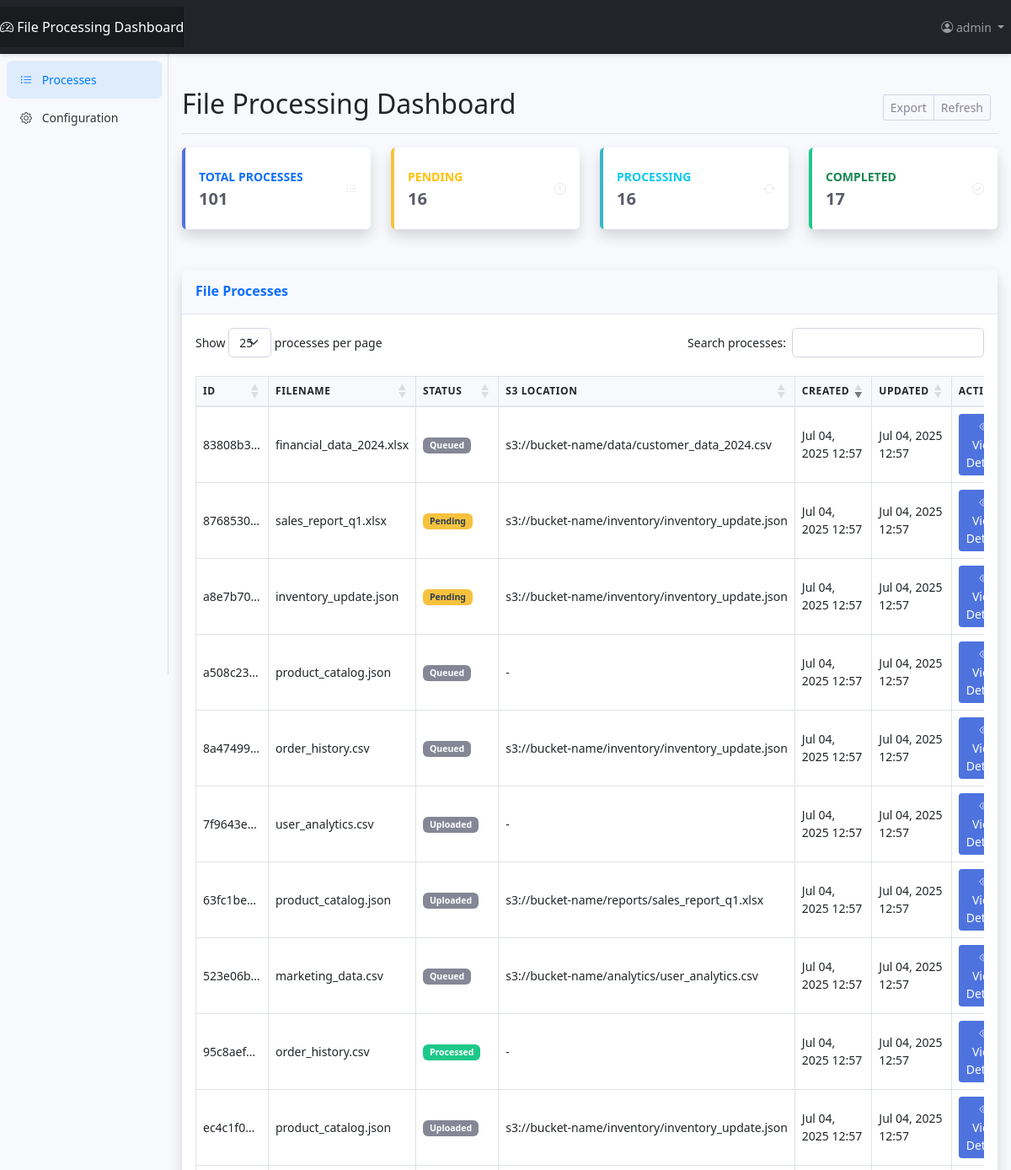
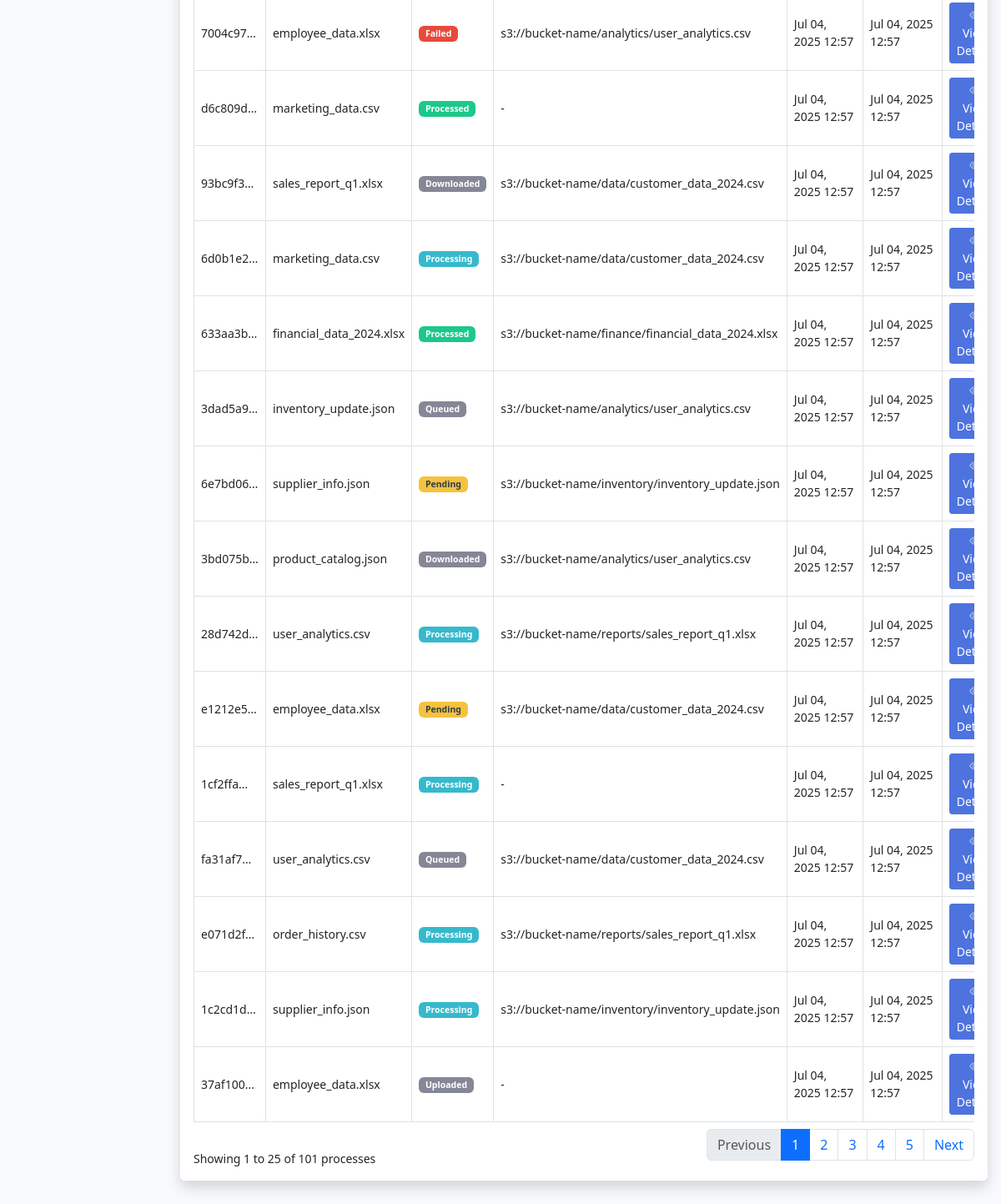
The page /dashboard/ (signed in) on the database its author committed (2 pictures, top to bottom).
### core/models.py (models this page shows, shortened)
class FileProcess(models.Model):
    STATUS_CHOICES = [
        ('Pending', 'Pending'),
        ('Downloaded', 'Downloaded'),
        ('Uploaded', 'Uploaded'),
        ('Queued', 'Queued'),
        ('Processing', 'Processing'),
        ('Processed', 'Processed'),
        ('Failed', 'Failed'),
    ]
    unique_id = models.UUIDField(primary_key=True, default=uuid.uuid4, editable=False)
    filename = models.CharField(max_length=255)
    s3_location = models.CharField(max_length=500, null=True, blank=True)
    status = models.CharField(max_length=20, choices=STATUS_CHOICES, default='Pending')
    created_at = models.DateTimeField(auto_now_add=True)
    updated_at = models.DateTimeField(auto_now=True)
    class Meta:
        db_table = 'file_processes'
        verbose_name = 'File Process'
        verbose_name_plural = 'File Processes'
        ordering = ['-created_at']

### core/views.py (the view)
# urls.py: path('', views.dashboard_home, name='dashboard_home'),
@login_required
def dashboard_home(request):
    total_processes = FileProcess.objects.count()
    pending_processes = FileProcess.objects.filter(status='Pending').count()
    processing_processes = FileProcess.objects.filter(status='Processing').count()
    completed_processes = FileProcess.objects.filter(status='Processed').count()
    failed_processes = FileProcess.objects.filter(status='Failed').count()
    file_processes = FileProcess.objects.all().order_by('-created_at')
    context = {
        'total_processes': total_processes,
        'pending_processes': pending_processes,
        'processing_processes': processing_processes,
        'completed_processes': completed_processes,
        'failed_processes': failed_processes,
        'file_processes': file_processes,
    }
    return render(request, 'core/dashboard.html', context)

### core/templates/core/dashboard.html (shortened to what this page needs)
{% extends 'core/base.html' %}
{% load static %}
{% block extra_css %}
<link href="{% static 'core/css/dashboard.css' %}" rel="stylesheet">
{% endblock %}
{% block content %}
<div class="d-flex justify-content-between flex-wrap flex-md-nowrap align-items-center pt-3 pb-2 mb-3 border-bottom">
    <h1 class="h2">File Processing Dashboard</h1>
    <div class="btn-toolbar mb-2 mb-md-0">
        <div class="btn-group me-2">
            <button type="button" class="btn btn-sm btn-outline-secondary">Export</button>
            <button type="button" class="btn btn-sm btn-outline-secondary">Refresh</button>
        </div>
    </div>
</div>
<div class="row mb-4">
    <div class="col-xl-3 col-md-6 mb-4">
        <div class="card border-left-primary shadow h-100 py-2">
            <div class="card-body">
                <div class="row no-gutters align-items-center">
                    <div class="col mr-2">
                        <div class="text-xs font-weight-bold text-primary text-uppercase mb-1">
                            Total Processes</div>
                        <div class="h5 mb-0 font-weight-bold text-gray-800">{{ total_processes }}</div>
                    </div>
                    <div class="col-auto">
                        <i class="bi bi-list-ul fa-2x text-gray-300"></i>
                    </div>
                </div>
            </div>
        </div>
    </div>
    <div class="col-xl-3 col-md-6 mb-4">
        <div class="card border-left-warning shadow h-100 py-2">
            <div class="card-body">
                <div class="row no-gutters align-items-center">
                    <div class="col mr-2">
                        <div class="text-xs font-weight-bold text-warning text-uppercase mb-1">
                            Pending</div>
                        <div class="h5 mb-0 font-weight-bold text-gray-800">{{ pending_processes }}</div>
                    </div>
                    <div class="col-auto">
                        <i class="bi bi-clock fa-2x text-gray-300"></i>
                    </div>
                </div>
            </div>
        </div>
    </div>
    <div class="col-xl-3 col-md-6 mb-4">
        <div class="card border-left-info shadow h-100 py-2">
            <div class="card-body">
                <div class="row no-gutters align-items-center">
                    <div class="col mr-2">
                        <div class="text-xs font-weight-bold text-info text-uppercase mb-1">
                            Processing</div>
                        <div class="h5 mb-0 font-weight-bold text-gray-800">{{ processing_processes }}</div>
                    </div>
                    <div class="col-auto">
                        <i class="bi bi-arrow-repeat fa-2x text-gray-300"></i>
                    </div>
                </div>
            </div>
        </div>
    </div>
    <div class="col-xl-3 col-md-6 mb-4">
        <div class="card border-left-success shadow h-100 py-2">
            <div class="card-body">
                <div class="row no-gutters align-items-center">
                    <div class="col mr-2">
                        <div class="text-xs font-weight-bold text-success text-uppercase mb-1">
                            Completed</div>
                        <div class="h5 mb-0 font-weight-bold text-gray-800">{{ completed_processes }}</div>
                    </div>
                    <div class="col-auto">
                        <i class="bi bi-check-circle fa-2x text-gray-300"></i>
                    </div>
                </div>
            </div>
        </div>
    </div>
</div>
<div class="card shadow mb-4">
    <div class="card-header py-3">
        <h6 class="m-0 font-weight-bold text-primary">File Processes</h6>
    </div>
    <div class="card-body">
        <div class="table-responsive">
            <table id="processesTable" class="table table-bordered" width="100%" cellspacing="0">
                <thead>
                    <tr>
                        <th>ID</th>
                        <th>Filename</th>
                        <th>Status</th>
                        <th>S3 Location</th>
                        <th>Created</th>
                        <th>Updated</th>
                        <th>Actions</th>
                    </tr>
                </thead>
                <tbody>
                    {% for process in file_processes %}
                    <tr>
                        <td>{{ process.unique_id|truncatechars:8 }}</td>
                        <td>{{ process.filename }}</td>
                        <td>
                            <span class="badge {% if process.status == 'Processed' %}bg-success{% elif process.status == 'Processing' %}bg-info{% elif process.status == 'Failed' %}bg-danger{% elif process.status == 'Pending' %}bg-warning{% else %}bg-secondary{% endif %}">
                                {{ process.status }}
                            </span>
                        </td>
                        <td>{{ process.s3_location|default:"-" }}</td>
                        <td>{{ process.created_at|date:"M d, Y H:i" }}</td>
                        <td>{{ process.updated_at|date:"M d, Y H:i" }}</td>
                        <td>
                            <a href="{% url 'core:process_detail' process.unique_id %}"
                               class="btn btn-sm btn-primary">
                                <i class="bi bi-eye"></i> View Details
                            </a>
                        </td>
                    </tr>
                    {% endfor %}
                </tbody>
            </table>
        </div>
    </div>
</div>
{% endblock %}

### core/templates/core/base.html (shortened to what this page needs)
{% load static %}
<!DOCTYPE html>
<html lang="en">
<head>
    <link href="https://cdn.jsdelivr.net/npm/bootstrap@5.3.0/dist/css/bootstrap.min.css" rel="stylesheet">
    <link href="https://cdn.jsdelivr.net/npm/bootstrap-icons@1.10.0/font/bootstrap-icons.css" rel="stylesheet">
    <link href="https://cdn.datatables.net/1.13.7/css/dataTables.bootstrap5.min.css" rel="stylesheet">
    <link href="{% static 'core/css/base.css' %}" rel="stylesheet">
    {% block extra_css %}{% endblock %}
</head>
<body>
    <nav class="navbar navbar-expand-lg navbar-dark bg-dark fixed-top">
        <div class="container-fluid">
            <a class="navbar-brand" href="{% url 'core:dashboard_home' %}">
                <i class="bi bi-speedometer2"></i> File Processing Dashboard
            </a>
            <div class="navbar-nav ms-auto">
                {% if user.is_authenticated %}
                    <div class="nav-item dropdown">
                        <a class="nav-link dropdown-toggle" href="#" role="button" data-bs-toggle="dropdown">
                            <i class="bi bi-person-circle"></i> {{ user.username }}
                        </a>
                    </div>
                {% endif %}
            </div>
        </div>
    </nav>
    <nav id="sidebar" class="sidebar">
        <div class="position-sticky pt-3">
            <ul class="nav flex-column">
                <li class="nav-item">
                    <a class="nav-link {% if request.resolver_match.url_name == 'dashboard_home' %}active{% endif %}"
                       href="{% url 'core:dashboard_home' %}">
                        <i class="bi bi-list-ul"></i> Processes
                    </a>
                </li>
                <li class="nav-item">
                    <a class="nav-link" href="#">
                        <i class="bi bi-gear"></i> Configuration
                    </a>
                </li>
            </ul>
        </div>
    </nav>
    <main class="main-content">
        <div class="container-fluid">
            <div class="pt-3 pb-2 mb-3">
                {% block content %}{% endblock %}
            </div>
        </div>
    </main>
</body>
</html>

### core/static/core/css/base.css (style rules this page uses)
body { font-size: .875rem; background-color: #f8f9fc; padding-top: 0; margin: 0; }
.sidebar { position: fixed; top: 56px; bottom: 0; left: 0; z-index: 100; padding: 1rem 0; box-shadow: inset -1px 0 0 rgba(0, 0, 0, .1); background-color: #f8f9fc; width: 16.666667%; overflow-y: auto; }
.sidebar .nav-link { font-weight: 500; color: #333; padding: 0.75rem 1rem; border-radius: 0.375rem; margin: 0 0.5rem; }
.sidebar .nav-link.active { color: #007bff; background-color: rgba(0, 123, 255, 0.1); }
.sidebar .nav-link i { margin-right: 0.5rem; }
.main-content { margin-top: 56px; margin-left: 0; transition: margin-left 0.3s ease-in-out; min-height: calc(100vh - 56px); padding: 1rem; position: relative; z-index: 1; }
.container-fluid { padding: 0; }
.navbar { z-index: 1030; box-shadow: 0 2px 4px rgba(0, 0, 0, 0.1); }
.navbar-brand { padding-top: .75rem; padding-bottom: .75rem; font-size: 1rem; background-color: rgba(0, 0, 0, .25); box-shadow: inset -1px 0 0 rgba(0, 0, 0, .25); }
.card { border: none; border-radius: 0.35rem; box-shadow: 0 0.15rem 1.75rem 0 rgba(58, 59, 69, 0.15); }
.card-header { background-color: #f8f9fc; border-bottom: 1px solid #e3e6f0; }
.border-left-primary { border-left: 0.25rem solid #4e73df !important; }
.border-left-success { border-left: 0.25rem solid #1cc88a !important; }
.border-left-info { border-left: 0.25rem solid #36b9cc !important; }
.border-left-warning { border-left: 0.25rem solid #f6c23e !important; }
.text-gray-300 { color: #dddfeb !important; }
.text-gray-800 { color: #5a5c69 !important; }
.font-weight-bold { font-weight: 700 !important; }
@media (min-width: 768px) { .sidebar { position: fixed; top: 56px; height: calc(100vh - 56px); z-index: 100; padding-top: 0; } }
@media (min-width: 768px) { .main-content { margin-left: 16.666667%; } }
@media (min-width: 992px) { .main-content { margin-left: 16.666667%; } }
.badge { font-size: 0.75em; padding: 0.375em 0.75em; }
.btn-sm { padding: 0.25rem 0.5rem; font-size: 0.875rem; border-radius: 0.2rem; }

### core/static/core/css/dashboard.css (style rules this page uses)
.card.border-left-primary, .card.border-left-success, .card.border-left-info, .card.border-left-warning, .card.border-left-danger { transition: transform 0.2s ease-in-out; }
.card .bi { opacity: 0.7; }
#processesTable { font-size: 0.875rem; }
#processesTable th { background-color: #f8f9fc; border-bottom: 2px solid #e3e6f0; font-weight: 600; text-transform: uppercase; font-size: 0.75rem; letter-spacing: 0.05em; }
#processesTable td { vertical-align: middle; }
.badge.bg-success { background-color: #1cc88a !important; }
.badge.bg-info { background-color: #36b9cc !important; }
.badge.bg-warning { background-color: #f6c23e !important; color: #2c3e50 !important; }
.badge.bg-danger { background-color: #e74a3b !important; }
.badge.bg-secondary { background-color: #858796 !important; }
.btn-sm.btn-primary { background-color: #4e73df; border-color: #4e73df; }
.btn-group .btn-outline-secondary { border-color: #d1d3e2; color: #858796; }

### rows shown on the page
FileProcess: unique_id "83808b3…", filename "financial_data_2024.xlsx", status "Queued", s3_location "s3://bucket-name/data/customer_data_2024.csv", created_at "Jul 04, 2025 12:57", updated_at "Jul 04, 2025 12:57"
FileProcess: unique_id "8768530…", filename "sales_report_q1.xlsx", status "Pending", s3_location "s3://bucket-name/inventory/inventory_update.json", created_at "Jul 04, 2025 12:57", updated_at "Jul 04, 2025 12:57"
FileProcess: unique_id "a8e7b70…", filename "inventory_update.json", status "Pending", s3_location "s3://bucket-name/inventory/inventory_update.json", created_at "Jul 04, 2025 12:57", updated_at "Jul 04, 2025 12:57"
FileProcess: unique_id "a508c23…", filename "product_catalog.json", status "Queued", s3_location "-", created_at "Jul 04, 2025 12:57", updated_at "Jul 04, 2025 12:57"
FileProcess: unique_id "8a47499…", filename "order_history.csv", status "Queued", s3_location "s3://bucket-name/inventory/inventory_update.json", created_at "Jul 04, 2025 12:57", updated_at "Jul 04, 2025 12:57"
FileProcess: unique_id "7f9643e…", filename "user_analytics.csv", status "Uploaded", s3_location "-", created_at "Jul 04, 2025 12:57", updated_at "Jul 04, 2025 12:57"
FileProcess: unique_id "63fc1be…", filename "product_catalog.json", status "Uploaded", s3_location "s3://bucket-name/reports/sales_report_q1.xlsx", created_at "Jul 04, 2025 12:57", updated_at "Jul 04, 2025 12:57"
FileProcess: unique_id "523e06b…", filename "marketing_data.csv", status "Queued", s3_location "s3://bucket-name/analytics/user_analytics.csv", created_at "Jul 04, 2025 12:57", updated_at "Jul 04, 2025 12:57"
FileProcess: unique_id "95c8aef…", filename "order_history.csv", status "Processed", s3_location "-", created_at "Jul 04, 2025 12:57", updated_at "Jul 04, 2025 12:57"
FileProcess: unique_id "ec4c1f0…", filename "product_catalog.json", status "Uploaded", s3_location "s3://bucket-name/inventory/inventory_update.json", created_at "Jul 04, 2025 12:57", updated_at "Jul 04, 2025 12:57"
FileProcess: unique_id "7004c97…", filename "employee_data.xlsx", status "Failed", s3_location "s3://bucket-name/analytics/user_analytics.csv", created_at "Jul 04, 2025 12:57", updated_at "Jul 04, 2025 12:57"
FileProcess: unique_id "d6c809d…", filename "marketing_data.csv", status "Processed", s3_location "-", created_at "Jul 04, 2025 12:57", updated_at "Jul 04, 2025 12:57"
FileProcess: unique_id "93bc9f3…", filename "sales_report_q1.xlsx", status "Downloaded", s3_location "s3://bucket-name/data/customer_data_2024.csv", created_at "Jul 04, 2025 12:57", updated_at "Jul 04, 2025 12:57"
FileProcess: unique_id "6d0b1e2…", filename "marketing_data.csv", status "Processing", s3_location "s3://bucket-name/data/customer_data_2024.csv", created_at "Jul 04, 2025 12:57", updated_at "Jul 04, 2025 12:57"
FileProcess: unique_id "633aa3b…", filename "financial_data_2024.xlsx", status "Processed", s3_location "s3://bucket-name/finance/financial_data_2024.xlsx", created_at "Jul 04, 2025 12:57", updated_at "Jul 04, 2025 12:57"
FileProcess: unique_id "3dad5a9…", filename "inventory_update.json", status "Queued", s3_location "s3://bucket-name/analytics/user_analytics.csv", created_at "Jul 04, 2025 12:57", updated_at "Jul 04, 2025 12:57"
FileProcess: unique_id "6e7bd06…", filename "supplier_info.json", status "Pending", s3_location "s3://bucket-name/inventory/inventory_update.json", created_at "Jul 04, 2025 12:57", updated_at "Jul 04, 2025 12:57"
FileProcess: unique_id "3bd075b…", filename "product_catalog.json", status "Downloaded", s3_location "s3://bucket-name/analytics/user_analytics.csv", created_at "Jul 04, 2025 12:57", updated_at "Jul 04, 2025 12:57"
FileProcess: unique_id "28d742d…", filename "user_analytics.csv", status "Processing", s3_location "s3://bucket-name/reports/sales_report_q1.xlsx", created_at "Jul 04, 2025 12:57", updated_at "Jul 04, 2025 12:57"
FileProcess: unique_id "e1212e5…", filename "employee_data.xlsx", status "Pending", s3_location "s3://bucket-name/data/customer_data_2024.csv", created_at "Jul 04, 2025 12:57", updated_at "Jul 04, 2025 12:57"
FileProcess: unique_id "1cf2ffa…", filename "sales_report_q1.xlsx", status "Processing", s3_location "-", created_at "Jul 04, 2025 12:57", updated_at "Jul 04, 2025 12:57"
FileProcess: unique_id "fa31af7…", filename "user_analytics.csv", status "Queued", s3_location "s3://bucket-name/data/customer_data_2024.csv", created_at "Jul 04, 2025 12:57", updated_at "Jul 04, 2025 12:57"
FileProcess: unique_id "e071d2f…", filename "order_history.csv", status "Processing", s3_location "s3://bucket-name/reports/sales_report_q1.xlsx", created_at "Jul 04, 2025 12:57", updated_at "Jul 04, 2025 12:57"
FileProcess: unique_id "1c2cd1d…", filename "supplier_info.json", status "Processing", s3_location "s3://bucket-name/inventory/inventory_update.json", created_at "Jul 04, 2025 12:57", updated_at "Jul 04, 2025 12:57"
FileProcess: unique_id "37af100…", filename "employee_data.xlsx", status "Uploaded", s3_location "-", created_at "Jul 04, 2025 12:57", updated_at "Jul 04, 2025 12:57"

### other values the page prints
{{ user.username }} "admin"
{{ total_processes }} "101"
{{ pending_processes }} "16"
{{ processing_processes }} "16"
{{ completed_processes }} "17"
